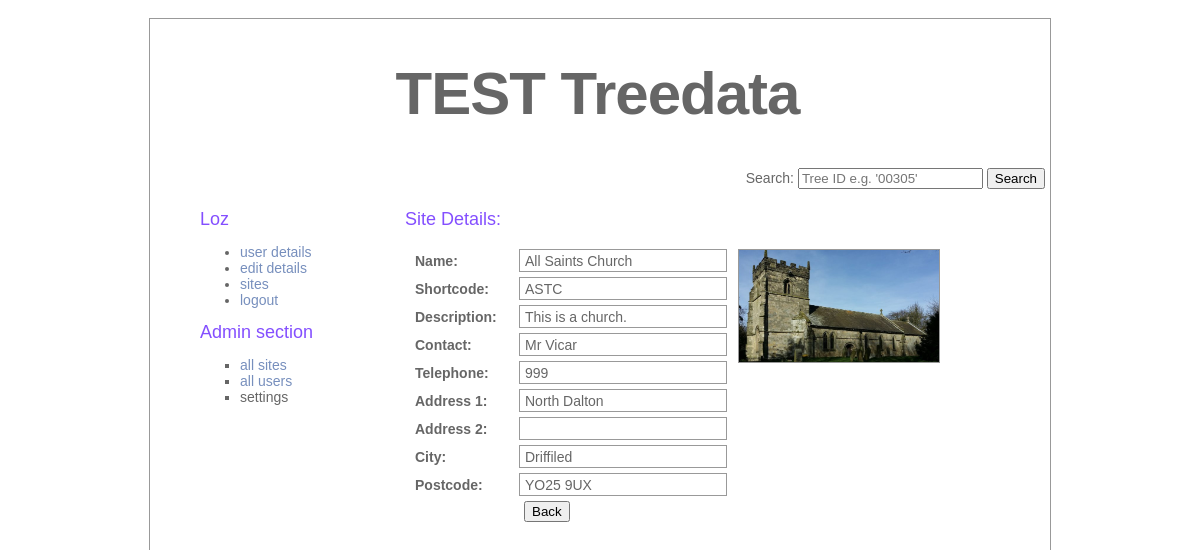
The page /pages/login/user_logged_on_site_full_details.php?siteShortcode=ASTC (signed in) on the database its author committed.
### tables this page shows
CREATE TABLE treedata_sites (
    name VARCHAR(100) NOT NULL,
    shortcode VARCHAR(4) NOT NULL PRIMARY KEY,
    description VARCHAR(1000),
    address_line_1 VARCHAR(200),
    address_line_2 VARCHAR(200),
    city VARCHAR(50),
    postcode VARCHAR(9),
    contact_name VARCHAR(100),
    contact_telephone VARCHAR(11),
    image VARCHAR(100)
);

### pages/login/user_logged_on_site_full_details.php (the view, shortened to what this page needs)
<?php
    $path = "../../";
    $subTitle = "Site Details:";
    include($path."assets/includes/site_details.php");
	include ($path."assets/includes/connection.php");
	if (!isset($_SESSION["authenticated_user"]))
	{
		$_SESSION["message"] = "please log in";
		header("Location: $site");
	}
	else
	{
		$siteShortcode = $_GET['siteShortcode'];
		$siteName = $_GET['siteName'];
		include($path."assets/includes/header.php");
		include($path."assets/includes/login.php");
	?>
			<div id="text">
                <h2><?php echo $subTitle; ?> <?php echo $siteName; ?></h2>
                <p>
	             <?php
					$query = "	SELECT *
								FROM treedata_sites
								WHERE treedata_sites.shortcode='$siteShortcode'";
            		$result = mysqli_query ($connection, $query);
            		if (mysqli_num_rows($result) > 0)
            		{
            			$row = mysqli_fetch_array($result);
            			echo "<form name='' id='siteDetails' method='GET' action='".$path."pages/login/user_logged_on_site_details.php'>";
            			echo "<table class='siteDetailsSite'>";
	            			echo "<tr><td>Name:</td><td>".$row['name']."</td><td rowspan='10'><img width='200' src='".$path."assets/images/sites/".$siteShortcode."/".$row['image']."' /></td></tr>";
	            			echo "<tr><td>Shortcode:</td><td>".$row['shortcode']."</td></tr>";
	            			echo "<tr><td>Description:</td><td>".$row['description']."</td></tr>";
	            			echo "<tr><td>Contact:</td><td>".$row['contact_name']."</td></tr>";
	            			echo "<tr><td>Telephone:</td><td>".$row['contact_telephone']."</td></tr>";
	            			echo "<tr><td>Address 1:</td><td>".$row['address_line_1']."</td></tr>";
	            			echo "<tr><td>Address 2:</td><td>".$row['address_line_2']."</td></tr>";
	            			echo "<tr><td>City:</td><td>".$row['city']."</td></tr>";
	            			echo "<tr><td>Postcode:</td><td>".$row['postcode']."</td></tr>";
	            			echo "<tr>";
	            			echo 	"<td></td>";
	            			echo 	"<td><button type='submit' formid='Details'>Back</button></td>";
	            			echo "</tr>";
	            		echo "</table>";
	            		echo "</form>";
					}
	                else
	                {
	                	echo "<p>No details found <p>";
	                }
    			?>
    			</p>
			</div>
		</div>
	</body>
</html>
<?php
	}
?>

### assets/css/style.css (style rules this page uses)
#text { left: 255px; top: 180px; position: absolute; width: 600px; margin-top: 10px; }
body { color: #666; font-size: 14px; font-family: "Lucida Grande", Arial, sans-serif; font-weight: normal; margin-top: 0; margin-bottom: 0; }
p { margin-top: 5; }
h2 { color: #844fff; font-size: 18px; font-weight: normal; margin: 0px; }
table { width: 100%; margin: 0px; padding: 0px; text-align: left; }
table.siteDetailsSite { border: 0px solid #999; margin: 0px; padding: 0px; border-spacing:5px; text-align: left; vertical-align: middle; width: 90%; }
table.siteDetailsSite td { border: 1px solid #999; margin: 0px; padding: 0px 0px 0px 5px; text-align: left; vertical-align: middle; background:; height: 21px; }
table.siteDetailsSite td:nth-child(1) { width: 20%; font-weight: bold; border: 0px; }
table.siteDetailsSite td:nth-child(2) { width: 40%; }
table.siteDetailsSite td:nth-child(3) { width: 40%; text-align: right; vertical-align: top; border: 0px; }
table.siteDetailsSite tr:last-child td:nth-child(2) { border: 0px; }
table.siteDetailsSite img { border: 1px solid #999; }

### rows shown on the page
treedata_sites: name "All Saints Church", image (picture), shortcode "ASTC", description "This is a church.", contact_name "Mr Vicar", contact_telephone "999", address_line_1 "North Dalton", city "Driffiled", postcode "YO25 9UX"

### other values the page prints
$title "TEST Treedata"
$username "Loz"
$subTitle "Site Details:"
